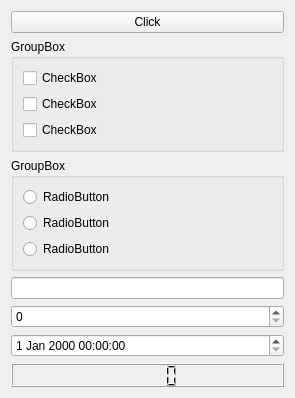
<?xml version="1.0" encoding="UTF-8"?>
<ui version="4.0">
 <class>Widget</class>
 <widget class="QWidget" name="Widget">
  <property name="geometry">
   <rect>
    <x>0</x>
    <y>0</y>
    <width>295</width>
    <height>398</height>
   </rect>
  </property>
  <property name="windowTitle">
   <string>Form</string>
  </property>
  <layout class="QVBoxLayout" name="verticalLayout_3">
   <item>
    <widget class="QPushButton" name="button">
     <property name="text">
      <string>Click</string>
     </property>
    </widget>
   </item>
   <item>
    <widget class="QGroupBox" name="groupBox">
     <property name="title">
      <string>GroupBox</string>
     </property>
     <layout class="QVBoxLayout" name="verticalLayout">
      <item>
       <widget class="QCheckBox" name="checkBox">
        <property name="text">
         <string>CheckBox</string>
        </property>
       </widget>
      </item>
      <item>
       <widget class="QCheckBox" name="checkBox_2">
        <property name="text">
         <string>CheckBox</string>
        </property>
       </widget>
      </item>
      <item>
       <widget class="QCheckBox" name="checkBox_3">
        <property name="text">
         <string>CheckBox</string>
        </property>
       </widget>
      </item>
     </layout>
    </widget>
   </item>
   <item>
    <widget class="QGroupBox" name="groupBox_2">
     <property name="title">
      <string>GroupBox</string>
     </property>
     <layout class="QVBoxLayout" name="verticalLayout_2">
      <item>
       <widget class="QRadioButton" name="radioButton">
        <property name="text">
         <string>RadioButton</string>
        </property>
       </widget>
      </item>
      <item>
       <widget class="QRadioButton" name="radioButton_2">
        <property name="text">
         <string>RadioButton</string>
        </property>
       </widget>
      </item>
      <item>
       <widget class="QRadioButton" name="radioButton_3">
        <property name="text">
         <string>RadioButton</string>
        </property>
       </widget>
      </item>
     </layout>
    </widget>
   </item>
   <item>
    <widget class="QLineEdit" name="lineEdit"/>
   </item>
   <item>
    <widget class="QSpinBox" name="spinBox"/>
   </item>
   <item>
    <widget class="QDateTimeEdit" name="dateTimeEdit"/>
   </item>
   <item>
    <widget class="QLCDNumber" name="lcdNumber"/>
   </item>
  </layout>
 </widget>
 <resources/>
 <connections/>
</ui>
